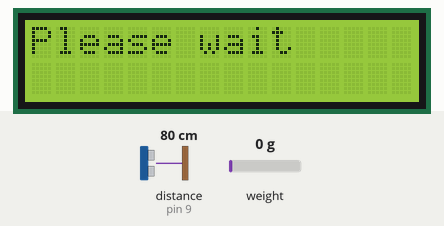
This sketch was run on a simulated Arduino Uno, built with avr-gcc and run on an emulated ATmega328P. Parts: 16×2 character LCD. Wiring (inferred from the names in the program): ultrasonic range finder: trigger pin 6; echo pin 9. The inputs (shaded band) are chosen by the test bench; at power-on: weight on the scale 0 g, distance to the obstacle (sensor on pin 9) 80 cm. The echo pulse lasts 58.3 µs per cm; what the sketch prints to the serial monitor is not drawn.

Above: at 2.3 s.
At 3.4 s:
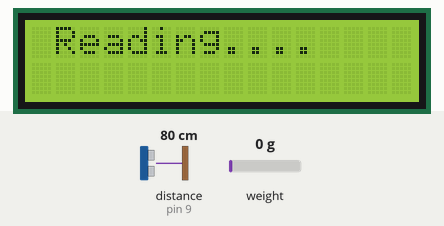
3.5 s: weight on the scale set to 100 g
At 7.0 s:
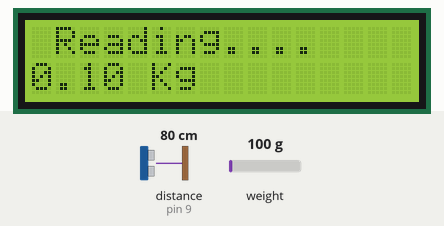
9.9 s: distance to the obstacle (sensor on pin 9) set to 2 cm
14.1 s: weight on the scale set to 1250 g
At 16.1 s:
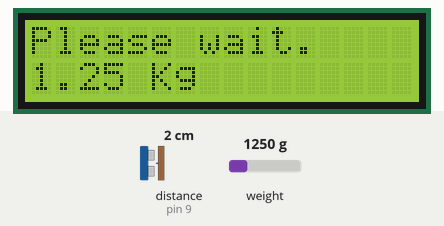
16.8 s: weight on the scale set to 2500 g
At 19.3 s:
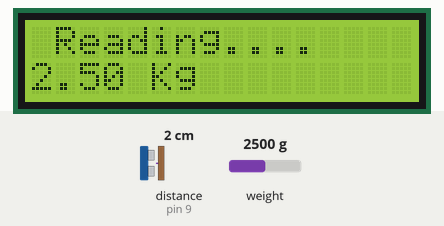
Timing chart, 0 to 20.5 s (numbered marks = the images above; inputs shaded):
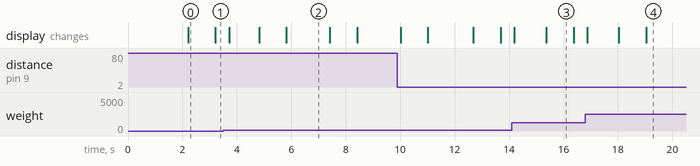

Measured:
- after the input at 14.1 s, the display: first changes after 0.10 s (image 3 shows a later state)
- after the input at 16.8 s, the display: changes after 0.07 s (image 4)
- what the display in image 0 shows lasts 1.0 s, from 2.2 s to 3.2 s
- what the display in image 2 shows lasts 1.6 s, from 5.8 s to 7.4 s

The sketch:

main.ino
```cpp
// @Nilanjan NBhattacharjee's declairation for System Design
int db[60][4];
int measuredHeight;
float measuredWeight;
int gender; // value should be either 1 or 0; female = 1; male = 0;
const int H = 137;
float BMI;

// @ANG Sir's Weight Calculating method's declairation
#include <LiquidCrystal.h>
#include "HX711.h"
LiquidCrystal lcd(12,11,5,4,3,2);
const int DOUT = 7;
const int CLK = 8;
HX711 scale;
float weight;
float calibration_factor = 31000  ; // for me this value works just perfect 419640

// @ANG Sir's Height Calculating method's declairation
#include <Wire.h>
float trigPin = 6;
float echoPin = 9;
const float a=187;
const float b=74;
float z;
long duration;
int distanceCm, distanceInch;

void setup(){
  Serial.begin(9600);
  // @Nilanjan NBhattacharjee's declairation for System Design
  // Data Entry start
//  db[0][0] = 285, db[0][1] = 349, db[0][2] = 285, db[0][3] = 349;
//  db[1][0] = 285, db[1][1] = 349, db[1][2] = 285, db[1][3] = 349;

  // Data entry stop
// @ANG Sir's Weight Calculating method's declairation
  scale.begin(DOUT, CLK);
  lcd.begin(16,2);
  Serial.println("HX711 calibration sketch");
  Serial.println("Remove all weight from scale");
  Serial.println("After readings begin, place known weight on scale");
  Serial.println("Press + or a to increase calibration factor");
  Serial.println("Press - or z to decrease calibration factor");
  scale.set_scale();
  scale.tare(); //Reset the scale to 0
  long zero_factor = scale.read_average(); //Get a baseline reading
  Serial.print("Zero factor: "); //This can be used to remove the need to tare the scale. Useful in permanent scale projects.
  Serial.println(zero_factor);

  // @ANG Sir's Height Calculating method's declairation
  pinMode(trigPin, OUTPUT);
  pinMode(echoPin, INPUT);


}

void loop()
{

  /* DEBUG AREA
    printDB(db, 137, 139) ;

  */
  measuredHeight = getHeight();
  measuredWeight = getWeight();


  printResult(db, measuredHeight, measuredWeight, gender);


//  printResult(db, 137, 85.8, 0);
  Serial.println();
  Serial.println();
  delay(1000);
  /*
    Serial.println("Enter Height");
  while(Serial.available() == 0){}
  measuredHeight = Serial.parseInt();
  Serial.println(measuredHeight);

  Serial.println("Enter Weight");
  while(Serial.available() == 0){}
  measuredWeight = Serial.parseFloat();
  Serial.println(measuredWeight);

  Serial.println("Enter Gender");
  while(Serial.available() == 0){}
  gender = Serial.read();
  Serial.println(gender);
  */
}
```

getHeight.ino
```cpp
int getHeight(){

  digitalWrite(trigPin, LOW);
  delayMicroseconds(2);
  digitalWrite(trigPin, HIGH);
  delayMicroseconds(10);
  digitalWrite(trigPin, LOW);
  duration = pulseIn(echoPin, HIGH);
  distanceCm = duration * 0.0340 / 2;
  distanceInch = duration * 0.01330 / 2;
  z= a-distanceCm ;
  Serial.println(z);
  //Serial.println(b-distanceInch);
  Serial.println(distanceCm);
 // Serial.println(distanceInch);
//   delay(1000);
   return (int) z;
}
```

getWeight.ino
```cpp
float getWeight(){

  scale.set_scale(calibration_factor); //Adjust to this calibration factor
  lcd.setCursor(0,0);
  lcd.print("Please wait");
  delay(1000);
  lcd.setCursor(0,0);
  lcd.print (" Reading....");
  Serial.print("Reading: ");
  weight = scale.get_units(5);
 // a = weight - .5  ;
  //Serial.print(scale.get_units(), 2);
 // Serial.print(" lbs"); //Change this to kg and re-adjust the calibration factor if you follow SI units like a sane person
  Serial.print("Kilogram:");
   //lcd.print (" Kilogram:");
  lcd.setCursor(0,1);
  Serial.print( weight);
  lcd.print (weight);
  Serial.print(" Kg");
  lcd.print (" Kg");
  Serial.print(" calibration_factor: ");
  Serial.print(calibration_factor);
  Serial.println();
  if(Serial.available())
  {
    char temp = Serial.read();
    if(temp == '+' || temp == 'a')
      calibration_factor += 200;
    else if(temp == '-' || temp == 'z')
      calibration_factor -= 200;
  }

  return weight;
}
```

printDB.ino
```cpp
// Print Database function
void printDB(int db[][4], int start, int end ) {
   for ( int i = start; i < end; ++i ) {
     for ( int j = 0; j < 4; ++j ){
      Serial.print ((float)db[ i ][ j ]/10 );
      Serial.print (" ") ;
     }
   Serial.println();
   }
}
```

printResult.ino
```cpp
// Function to print result
void printResult(int db[][4], int height, float weight, int gender){
  // Code Begin
// Printing user height
  Serial.print("Your height is :");
  Serial.print(height);
  Serial.println(" cms");
// Printing user weight
  Serial.print("Your weight is :");
  Serial.print(weight);
  Serial.println(" kgs");

  if(height < 137){
    Serial.println("OOPS !!! height lesser than 137 cm can't be processed");
  }
  else if(height > 195){
    Serial.println("OOPS !!! height greater than 195 cm can't be processed");
  }
  else{ // Entry point for height within range
    float lower_bound, upper_bound; // lower_bound & upper_bound nothing but lowest & highest allowable weight for a perticular height
    if(gender == 1){ // Entry point for females
      lower_bound = (float)db[height-H][0]/10;
      upper_bound = (float)db[height-H][1]/10;
      if(weight >= lower_bound && weight <= upper_bound){ // when weight is in control
        Serial.println("Yehhh!!! Your weight is under control");
        Serial.print("Your exact weight should be in range between ");
        Serial.print(lower_bound);
        Serial.print(" kgs to ");
        Serial.print(upper_bound);
        Serial.println(" kgs");
      }
      else if(weight < lower_bound){ // under weight
        Serial.println("OOPS!!! Your are under weight");
        Serial.print("Your exact weight should be in range between ");
        Serial.print(lower_bound);
        Serial.print(" kgs to ");
        Serial.print(upper_bound);
        Serial.println(" kgs");
      }
      else{ //  over weight
        Serial.println("OOPS!!! Your are over weight");
        Serial.print("Your exact weight should be in range between ");
        Serial.print(lower_bound);
        Serial.print(" kgs to ");
        Serial.print(upper_bound);
        Serial.println(" kgs");
      }

      // Calculating BMI

      BMI = ((weight/height)/height)*10000;
      Serial.print("Your Accurate BMI is :");
      Serial.println(BMI);


    }
    else{ // Entry point for males
      lower_bound = (float)db[height-H][2]/10;
      upper_bound = (float)db[height-H][3]/10;
      if(weight >= lower_bound && weight <= upper_bound){  // when weight is in control
        Serial.println("Yehhh!!! Your weight is under control");
        Serial.print("Your exact weight should be in range between ");
        Serial.print(lower_bound);
        Serial.print(" kgs to ");
        Serial.print(upper_bound);
        Serial.println(" kgs");
      }
      else if(weight < lower_bound){ // under weight
        Serial.println("OOPS!!! Your are under weight");
        Serial.print("Your exact weight should be in range between ");
        Serial.print(lower_bound);
        Serial.print(" kgs to ");
        Serial.print(upper_bound);
        Serial.println(" kgs");
      }
      else{ // over weight
        Serial.println("OOPS!!! Your are over weight");
        Serial.print("Your exact weight should be in range between ");
        Serial.print(lower_bound);
        Serial.print(" kgs to ");
        Serial.print(upper_bound);
        Serial.println(" kgs");
      }
      // Calculating BMI

      BMI = ((weight/height)/height)*10000;
      Serial.print("Your Accurate BMI is :");
      Serial.println(BMI);
    }
  }


  // Code End
}
```
